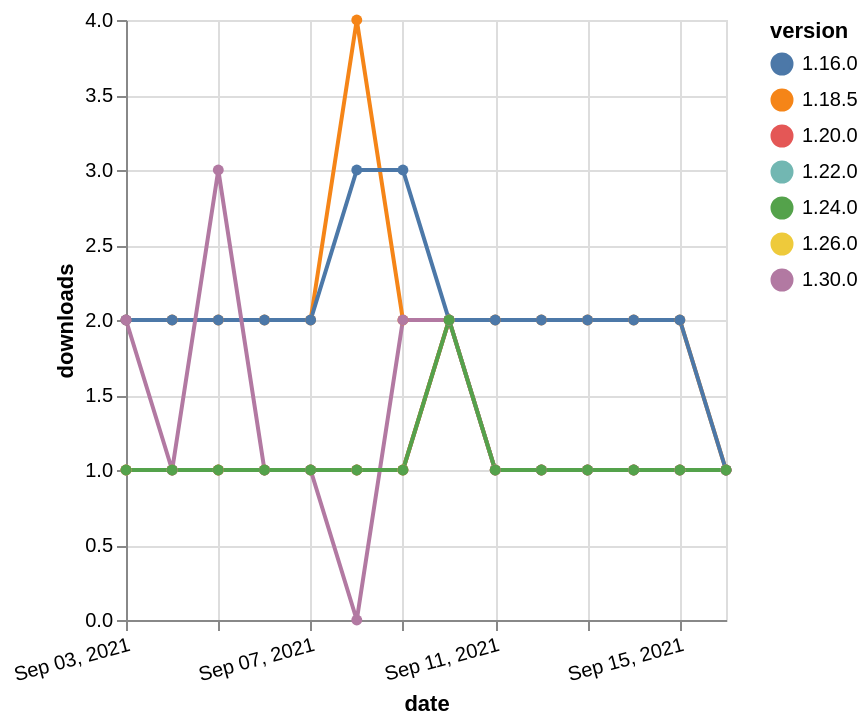

Write the Vega-Lite specification saved for this chart.
### Vega-Lite specification from a JSON file in a GitHub repository (floating-point values rounded to 4 significant figures)
{"$schema": "https://vega.github.io/schema/vega-lite/v5.json", "description": "A simple bar chart with embedded data.", "data": {"values": [{"date": "2021-09-03", "total": 198, "delta": 1, "version": "1.22.0"}, {"date": "2021-09-04", "total": 199, "delta": 1, "version": "1.22.0"}, {"date": "2021-09-05", "total": 200, "delta": 1, "version": "1.22.0"}, {"date": "2021-09-06", "total": 201, "delta": 1, "version": "1.22.0"}, {"date": "2021-09-07", "total": 202, "delta": 1, "version": "1.22.0"}, {"date": "2021-09-08", "total": 203, "delta": 1, "version": "1.22.0"}, {"date": "2021-09-09", "total": 204, "delta": 1, "version": "1.22.0"}, {"date": "2021-09-10", "total": 206, "delta": 2, "version": "1.22.0"}, {"date": "2021-09-11", "total": 207, "delta": 1, "version": "1.22.0"}, {"date": "2021-09-12", "total": 208, "delta": 1, "version": "1.22.0"}, {"date": "2021-09-13", "total": 209, "delta": 1, "version": "1.22.0"}, {"date": "2021-09-14", "total": 210, "delta": 1, "version": "1.22.0"}, {"date": "2021-09-15", "total": 211, "delta": 1, "version": "1.22.0"}, {"date": "2021-09-16", "total": 212, "delta": 1, "version": "1.22.0"}, {"date": "2021-09-03", "total": 2389, "delta": 2, "version": "1.18.5"}, {"date": "2021-09-04", "total": 2391, "delta": 2, "version": "1.18.5"}, {"date": "2021-09-05", "total": 2393, "delta": 2, "version": "1.18.5"}, {"date": "2021-09-06", "total": 2395, "delta": 2, "version": "1.18.5"}, {"date": "2021-09-07", "total": 2397, "delta": 2, "version": "1.18.5"}, {"date": "2021-09-08", "total": 2401, "delta": 4, "version": "1.18.5"}, {"date": "2021-09-09", "total": 2403, "delta": 2, "version": "1.18.5"}, {"date": "2021-09-10", "total": 2405, "delta": 2, "version": "1.18.5"}, {"date": "2021-09-11", "total": 2407, "delta": 2, "version": "1.18.5"}, {"date": "2021-09-12", "total": 2409, "delta": 2, "version": "1.18.5"}, {"date": "2021-09-13", "total": 2411, "delta": 2, "version": "1.18.5"}, {"date": "2021-09-14", "total": 2413, "delta": 2, "version": "1.18.5"}, {"date": "2021-09-15", "total": 2415, "delta": 2, "version": "1.18.5"}, {"date": "2021-09-16", "total": 2416, "delta": 1, "version": "1.18.5"}, {"date": "2021-09-03", "total": 162, "delta": 1, "version": "1.26.0"}, {"date": "2021-09-04", "total": 163, "delta": 1, "version": "1.26.0"}, {"date": "2021-09-05", "total": 164, "delta": 1, "version": "1.26.0"}, {"date": "2021-09-06", "total": 165, "delta": 1, "version": "1.26.0"}, {"date": "2021-09-07", "total": 166, "delta": 1, "version": "1.26.0"}, {"date": "2021-09-08", "total": 167, "delta": 1, "version": "1.26.0"}, {"date": "2021-09-09", "total": 168, "delta": 1, "version": "1.26.0"}, {"date": "2021-09-10", "total": 170, "delta": 2, "version": "1.26.0"}, {"date": "2021-09-11", "total": 171, "delta": 1, "version": "1.26.0"}, {"date": "2021-09-12", "total": 172, "delta": 1, "version": "1.26.0"}, {"date": "2021-09-13", "total": 173, "delta": 1, "version": "1.26.0"}, {"date": "2021-09-14", "total": 174, "delta": 1, "version": "1.26.0"}, {"date": "2021-09-15", "total": 175, "delta": 1, "version": "1.26.0"}, {"date": "2021-09-16", "total": 176, "delta": 1, "version": "1.26.0"}, {"date": "2021-09-03", "total": 240, "delta": 1, "version": "1.20.0"}, {"date": "2021-09-04", "total": 241, "delta": 1, "version": "1.20.0"}, {"date": "2021-09-05", "total": 242, "delta": 1, "version": "1.20.0"}, {"date": "2021-09-06", "total": 243, "delta": 1, "version": "1.20.0"}, {"date": "2021-09-07", "total": 244, "delta": 1, "version": "1.20.0"}, {"date": "2021-09-08", "total": 245, "delta": 1, "version": "1.20.0"}, {"date": "2021-09-09", "total": 246, "delta": 1, "version": "1.20.0"}, {"date": "2021-09-10", "total": 248, "delta": 2, "version": "1.20.0"}, {"date": "2021-09-11", "total": 249, "delta": 1, "version": "1.20.0"}, {"date": "2021-09-12", "total": 250, "delta": 1, "version": "1.20.0"}, {"date": "2021-09-13", "total": 251, "delta": 1, "version": "1.20.0"}, {"date": "2021-09-14", "total": 252, "delta": 1, "version": "1.20.0"}, {"date": "2021-09-15", "total": 253, "delta": 1, "version": "1.20.0"}, {"date": "2021-09-16", "total": 254, "delta": 1, "version": "1.20.0"}, {"date": "2021-09-03", "total": 2326, "delta": 2, "version": "1.16.0"}, {"date": "2021-09-04", "total": 2328, "delta": 2, "version": "1.16.0"}, {"date": "2021-09-05", "total": 2330, "delta": 2, "version": "1.16.0"}, {"date": "2021-09-06", "total": 2332, "delta": 2, "version": "1.16.0"}, {"date": "2021-09-07", "total": 2334, "delta": 2, "version": "1.16.0"}, {"date": "2021-09-08", "total": 2337, "delta": 3, "version": "1.16.0"}, {"date": "2021-09-09", "total": 2340, "delta": 3, "version": "1.16.0"}, {"date": "2021-09-10", "total": 2342, "delta": 2, "version": "1.16.0"}, {"date": "2021-09-11", "total": 2344, "delta": 2, "version": "1.16.0"}, {"date": "2021-09-12", "total": 2346, "delta": 2, "version": "1.16.0"}, {"date": "2021-09-13", "total": 2348, "delta": 2, "version": "1.16.0"}, {"date": "2021-09-14", "total": 2350, "delta": 2, "version": "1.16.0"}, {"date": "2021-09-15", "total": 2352, "delta": 2, "version": "1.16.0"}, {"date": "2021-09-16", "total": 2353, "delta": 1, "version": "1.16.0"}, {"date": "2021-09-03", "total": 116, "delta": 2, "version": "1.30.0"}, {"date": "2021-09-04", "total": 117, "delta": 1, "version": "1.30.0"}, {"date": "2021-09-05", "total": 120, "delta": 3, "version": "1.30.0"}, {"date": "2021-09-06", "total": 121, "delta": 1, "version": "1.30.0"}, {"date": "2021-09-07", "total": 122, "delta": 1, "version": "1.30.0"}, {"date": "2021-09-08", "total": 122, "delta": 0, "version": "1.30.0"}, {"date": "2021-09-09", "total": 124, "delta": 2, "version": "1.30.0"}, {"date": "2021-09-10", "total": 126, "delta": 2, "version": "1.30.0"}, {"date": "2021-09-11", "total": 127, "delta": 1, "version": "1.30.0"}, {"date": "2021-09-12", "total": 128, "delta": 1, "version": "1.30.0"}, {"date": "2021-09-13", "total": 129, "delta": 1, "version": "1.30.0"}, {"date": "2021-09-14", "total": 130, "delta": 1, "version": "1.30.0"}, {"date": "2021-09-15", "total": 131, "delta": 1, "version": "1.30.0"}, {"date": "2021-09-16", "total": 132, "delta": 1, "version": "1.30.0"}, {"date": "2021-09-03", "total": 184, "delta": 1, "version": "1.24.0"}, {"date": "2021-09-04", "total": 185, "delta": 1, "version": "1.24.0"}, {"date": "2021-09-05", "total": 186, "delta": 1, "version": "1.24.0"}, {"date": "2021-09-06", "total": 187, "delta": 1, "version": "1.24.0"}, {"date": "2021-09-07", "total": 188, "delta": 1, "version": "1.24.0"}, {"date": "2021-09-08", "total": 189, "delta": 1, "version": "1.24.0"}, {"date": "2021-09-09", "total": 190, "delta": 1, "version": "1.24.0"}, {"date": "2021-09-10", "total": 192, "delta": 2, "version": "1.24.0"}, {"date": "2021-09-11", "total": 193, "delta": 1, "version": "1.24.0"}, {"date": "2021-09-12", "total": 194, "delta": 1, "version": "1.24.0"}, {"date": "2021-09-13", "total": 195, "delta": 1, "version": "1.24.0"}, {"date": "2021-09-14", "total": 196, "delta": 1, "version": "1.24.0"}, {"date": "2021-09-15", "total": 197, "delta": 1, "version": "1.24.0"}, {"date": "2021-09-16", "total": 198, "delta": 1, "version": "1.24.0"}]}, "width": "container", "mark": {"type": "line", "point": {"filled": true}}, "encoding": {"x": {"field": "date", "type": "temporal", "timeUnit": "yearmonthdate", "title": "date", "axis": {"labelAngle": -15}}, "y": {"field": "delta", "type": "quantitative", "title": "downloads"}, "color": {"field": "version", "type": "nominal"}, "tooltip": {"field": "delta"}}}
